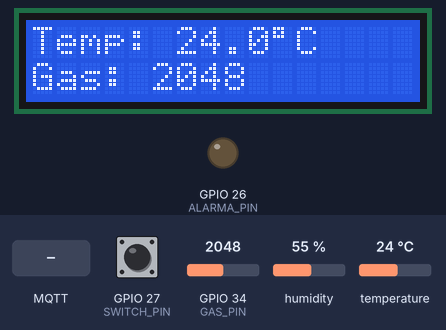
The sketch below on a simulated ESP32. Shown: 16×2 character LCD, output pins drawn as LEDs (lit = HIGH). Inputs (shaded band) come from the test bench; at power-on: temperature 24 °C, GPIO 34 (GAS_PIN) = 2048, GPIO 27 (SWITCH_PIN) HIGH, humidity 55 %. WiFi joins after 1.5 s; servers stay silent unless stated; random numbers use the default seed unless the sketch sets one; no MQTT or app messages arrive unless stated; what the sketch prints to the serial monitor is not drawn.

Above: at 4.7 s.
4.8 s: MQTT message "ON" arrives on the first subscribed topic
At 6.3 s:
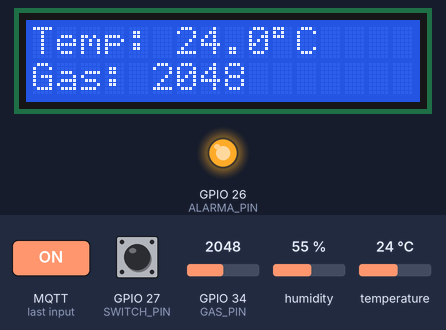
7.2 s: temperature set to 12 °C
At 8.9 s:
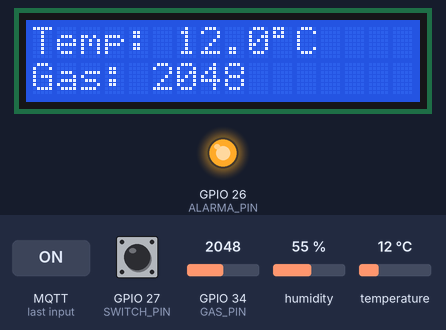
9.2 s: GPIO 34 (GAS_PIN) set to 2866
At 10.7 s:
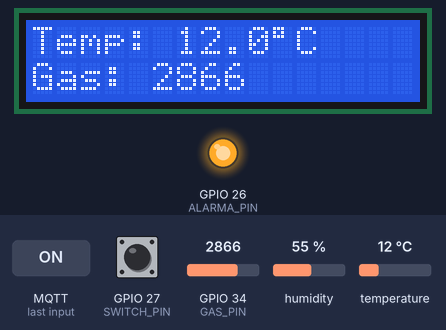
11.2 s: temperature set to 19 °C
At 12.4 s:
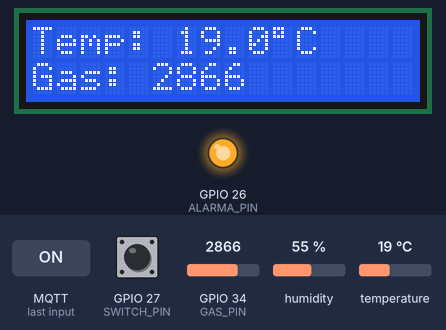
13.3 s: GPIO 34 (GAS_PIN) set to 3603
At 15.3 s:
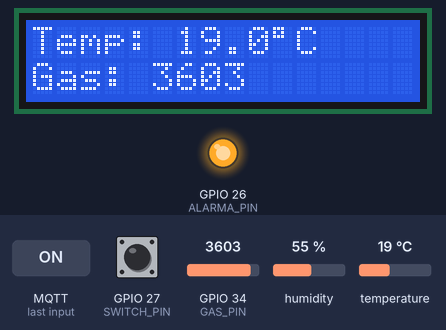
Timing chart, 0 to 16.8 s (numbered marks = the images above; inputs shaded):
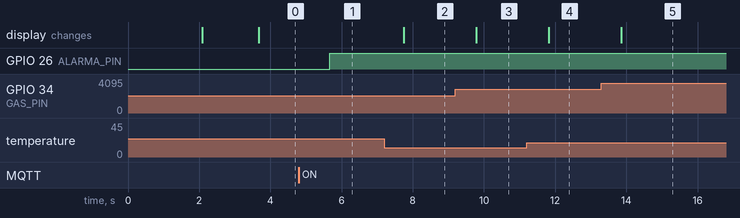

Measured:
- after the input at 4.8 s, GPIO 26 (ALARMA_PIN): LOW → HIGH after 0.87 s
- after the input at 7.2 s, the display: changes after 0.54 s (image 2)
- after the input at 9.2 s, the display: changes after 0.58 s (image 3)
- after the input at 11.2 s, the display: changes after 0.62 s (image 4)
- after the input at 13.3 s, the display: changes after 0.55 s (image 5)

The sketch:

esp32.ino
```cpp
#include <DHTesp.h>
#include <Wire.h>
#include <LiquidCrystal_I2C.h>
#include <WiFi.h>
#include <PubSubClient.h>
#include <WiFiClientSecure.h>

const int DHT_PIN = 15;
const int GAS_PIN = 34;
const int ALARMA_PIN = 26;
const int SWITCH_PIN = 27;

const char* WIFI_SSID = "Wokwi-GUEST";
const char* WIFI_PASS = "";

const char* MQTT_SERVER = "broker.hivemq.com";
const int   MQTT_PORT   = 8883;

const char* TOPIC_TEMP = "tensurapjr/temperatura";
const char* TOPIC_GAS  = "tensurapjr/gas";
const char* TOPIC_ALARMA_CMD = "tensurapjr/alarma/control";
const char* TOPIC_ALARMA_EST = "tensurapjr/alarma/estado";
const char* TOPIC_HIST = "tensurapjr/historial";


// LCD I2C: dirección 0x27, 16 columnas, 2 filas
LiquidCrystal_I2C lcd(0x27, 16, 2);

DHTesp dhtSensor;

WiFiClientSecure espClient;
PubSubClient mqtt(espClient);
struct Lectura {
  float temp;
  int gas;
};

const int MAX_BUFFER = 20;
Lectura buffer[MAX_BUFFER];
int pendientes = 0;

void conectarWiFi() {
  Serial.print("Conectando a WiFi");
  WiFi.begin(WIFI_SSID, WIFI_PASS);
  while (WiFi.status() != WL_CONNECTED) {
    delay(500);
    Serial.print(".");
  }
  Serial.println(" WiFi conectado!");
}


void conectarMQTT() {
  while (!mqtt.connected()) {
    Serial.print("Conectando a MQTT...");
    String idCliente = "esp32-" + String(random(0xffff), HEX);
    if (mqtt.connect(idCliente.c_str())) {
      Serial.println(" MQTT conectado!");
      mqtt.subscribe(TOPIC_ALARMA_CMD);
    } else {
      Serial.print(" fallo, código ");
      Serial.println(mqtt.state());
      delay(2000);
    }
  }
}

void alRecibirMensaje(char* topic, byte* payload, unsigned int length) {
  String mensaje = "";
  for (unsigned int i = 0; i < length; i++) {
    mensaje += (char)payload[i];
  }

  Serial.print("Mensaje recibido: ");
  Serial.println(mensaje);

  if (mensaje == "ON") {
    digitalWrite(ALARMA_PIN, HIGH);
    mqtt.publish(TOPIC_ALARMA_EST, "ON");
  } else if (mensaje == "OFF") {
    digitalWrite(ALARMA_PIN, LOW);
    mqtt.publish(TOPIC_ALARMA_EST, "OFF");
  }
}

void guardarPendiente(float t, int g) {
  if (pendientes < MAX_BUFFER) {
    buffer[pendientes].temp = t;
    buffer[pendientes].gas = g;
    pendientes++;
    Serial.print("[OFFLINE] Guardado. Pendientes: ");
    Serial.println(pendientes);
  } else {
    Serial.println("[OFFLINE] Buffer lleno");
  }
}

void enviarPendientes() {
  if (pendientes == 0) return;

  for (int i = 0; i < pendientes; i++) {
    String msg = String(buffer[i].temp, 1) + "," + String(buffer[i].gas);
    mqtt.publish(TOPIC_HIST, msg.c_str());
  }
  Serial.println("[SYNC] Buffer enviado");
  pendientes = 0;
}

void setup() {

  Serial.begin(115200);

  // Iniciar DHT22
  dhtSensor.setup(DHT_PIN, DHTesp::DHT22);
  pinMode(SWITCH_PIN, INPUT_PULLUP);

  // Iniciar I2C
  Wire.begin(21, 22);

  pinMode(ALARMA_PIN, OUTPUT);
  digitalWrite(ALARMA_PIN, LOW);
  mqtt.setCallback(alRecibirMensaje);

  // Iniciar LCD
  lcd.init();
  lcd.backlight();

  // Mensaje inicial
  lcd.setCursor(0, 0);
  lcd.print("Sistema iniciado");

  Serial.println("Sistema iniciado");

  delay(2000);

  lcd.clear();
  conectarWiFi();
  espClient.setInsecure();
  mqtt.setServer(MQTT_SERVER, MQTT_PORT);
}

void loop() {

  bool cortado = (digitalRead(SWITCH_PIN) == LOW);

  if (cortado) {
    if (mqtt.connected()) mqtt.disconnect();
    WiFi.disconnect();
    Serial.println("[OFFLINE] Sin conexion");
  } else {
    if (WiFi.status() != WL_CONNECTED) conectarWiFi();
    if (!mqtt.connected()) conectarMQTT();
    mqtt.loop();
  }

  // Leer DHT22
  TempAndHumidity data = dhtSensor.getTempAndHumidity();

  // Leer MQ2
  int gasValue = analogRead(GAS_PIN);

  // =========================
  // MONITOR SERIAL
  // =========================

  Serial.println("------ DATOS ------");

  Serial.print("Temperatura: ");
  Serial.print(data.temperature);
  Serial.println(" C");

  Serial.print("Gas: ");
  Serial.println(gasValue);

  Serial.println("-------------------");

    if (mqtt.connected()) {
    enviarPendientes();
    mqtt.publish(TOPIC_TEMP, String(data.temperature, 1).c_str());
    mqtt.publish(TOPIC_GAS,  String(gasValue).c_str());
  } else {
    guardarPendiente(data.temperature, gasValue);
  }
  // =========================
  // LCD
  // =========================

  lcd.clear();

  lcd.setCursor(0, 0);
  lcd.print("Temp: ");
  lcd.print(data.temperature, 1);
  lcd.print((char)223);
  lcd.print("C");

  lcd.setCursor(0, 1);
  lcd.print("Gas: ");
  lcd.print(gasValue);

  delay(2000);
}
```
